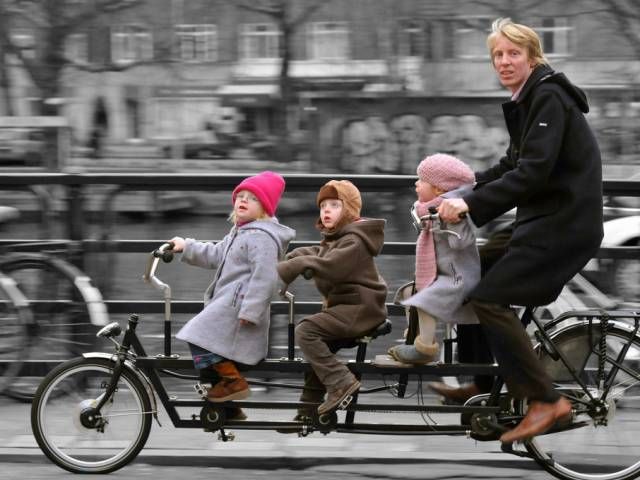
#> input picture chleb.jpeg, 640 x 480 px, given in place of the camera
$ python background_sub.py
#> lines starting #> are read from the running program, lines starting #| are printed output that depends on the picture; after the words box and inside, x2 and y2 are one past the last pixel; in counts of white or black regions, pixels touching at a corner belong together
import cv2
import numpy as np

cap = cv2.VideoCapture(0)

while(1):

    # Take each frame
    _, frame = cap.read()
#> frame is the input picture: shape (480, 640, 3); mean B, G, R 96.3, 97.5, 101

    # Convert BGR to HSV
    hsv = cv2.cvtColor(frame, cv2.COLOR_BGR2HSV)
#> hsv: shape (480, 640, 3); mean H, S, V 21.7, 22, 101.5

    # define range of blue color in HSV
    lower_blue = np.array([150,20,0])
    upper_blue = np.array([255,255,255])

    # Threshold the HSV image to get only blue colors
    mask = cv2.inRange(hsv, lower_blue, upper_blue)
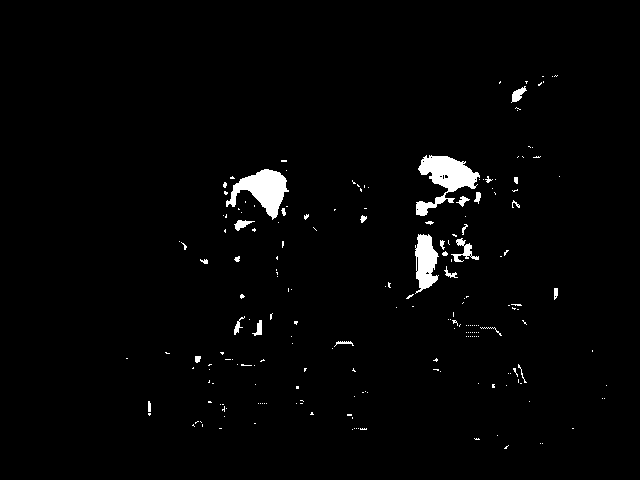
#> mask: shape (480, 640); 2% white; 208 white regions (180 under 20 px), largest, box (x1, y1, x2, y2) and area: (416, 155, 480, 216) 1694, (226, 169, 289, 220) 1511, (415, 234, 439, 294) 941

    # Bitwise-AND mask and original image
    res = cv2.bitwise_and(frame,frame, mask= mask)
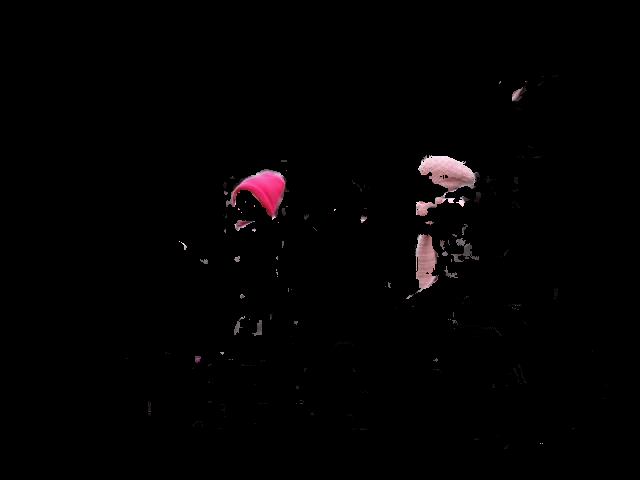
#> res: shape (480, 640, 3); mean B, G, R 2.3, 2, 3.1

    cv2.imshow('frame',frame)
    cv2.imshow('mask',mask)
    cv2.imshow('res',res)
    k = cv2.waitKey(5) & 0xFF
#> (key Esc is pressed here)
    if k == 27:
        break

cv2.destroyAllWindows()
